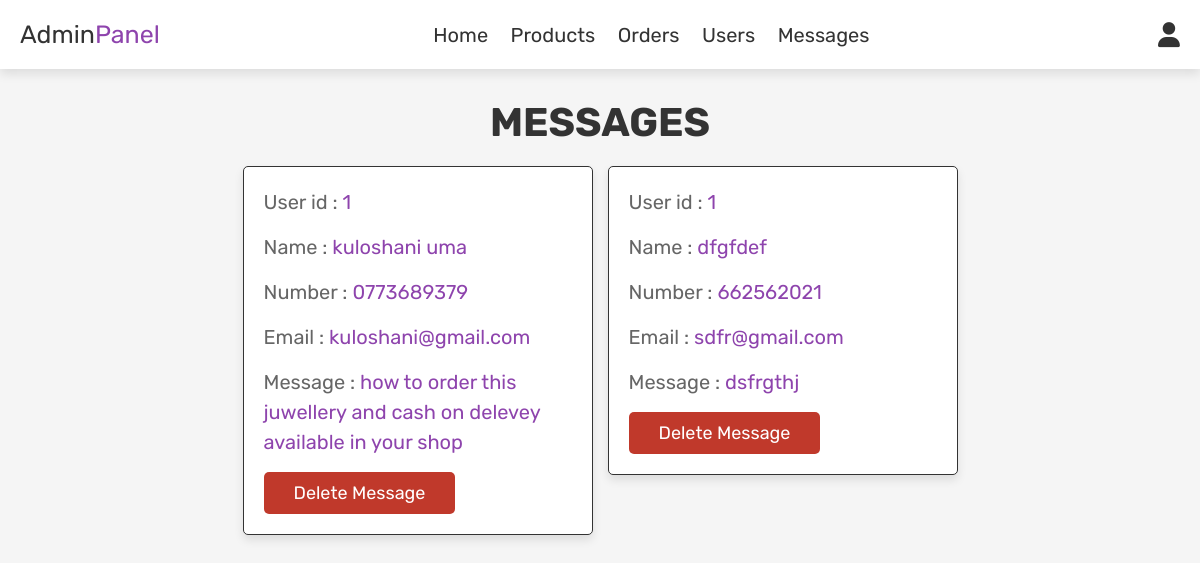
Page /admin_contacts.php (signed in) on the committed database.
### tables this page shows
CREATE TABLE `message` (
  `id` int(100) NOT NULL,
  `user_id` int(100) NOT NULL,
  `name` varchar(100) NOT NULL,
  `email` varchar(100) NOT NULL,
  `number` varchar(12) NOT NULL,
  `message` varchar(500) NOT NULL
);

### admin_contacts.php (the view, shortened to what this page needs)
<?php
include 'config.php';
?>
<!DOCTYPE html>
<html lang="en">
<head>
   <link rel="stylesheet" href="https://cdnjs.cloudflare.com/ajax/libs/font-awesome/6.0.0/css/all.min.css">
   <link rel="stylesheet" href="css/admin_style.css">
</head>
<body>
<?php include 'admin_header.php'; ?>
<section class="messages">
   <h1 class="title"> Messages </h1>
   <div class="box-container">
   <?php
      $select_message = mysqli_query($conn, "SELECT * FROM `message`") or die('query failed');
      if(mysqli_num_rows($select_message) > 0){
         while($fetch_message = mysqli_fetch_assoc($select_message)){
   ?>
   <div class="box">
      <p> User id : <span><?php echo $fetch_message['user_id']; ?></span> </p>
      <p> Name : <span><?php echo $fetch_message['name']; ?></span> </p>
      <p> Number : <span><?php echo $fetch_message['number']; ?></span> </p>
      <p> Email : <span><?php echo $fetch_message['email']; ?></span> </p>
      <p> Message : <span><?php echo $fetch_message['message']; ?></span> </p>
      <a href="admin_contacts.php?delete=<?php echo $fetch_message['id']; ?>" onclick="return confirm('delete this message?');" class="delete-btn">Delete Message</a>
   </div>
   <?php
      };
   }else{
      echo '<p class="empty">You Have No Messages!</p>';
   }
   ?>
   </div>
</section>
</body>
</html>

### css/admin_style.css (style rules this page uses)
:root { --purple:#8e44ad; --red:#c0392b; --orange:#f39c12; --black:#333; --white:#fff; --light-color:#666; --light-white:#ccc; --light-bg:#f5f5f5; --border:.1rem solid var(--black); --box-shadow:0 .5rem 1rem rgba(0,0,0,.1); }
* { font-family: 'Rubik', sans-serif; margin:0; padding:0; box-sizing: border-box; outline: none; border:none; text-decoration: none; transition:all .2s linear; }
html { font-size: 62.5%; overflow-x: hidden; }
body { background-color: var(--light-bg); }
section { padding:3rem 2rem; }
.title { text-align: center; margin-bottom: 2rem; text-transform: uppercase; color:var(--black); font-size: 4rem; }
.btn, .option-btn, .delete-btn, .white-btn { display: inline-block; margin-top: 1rem; padding:1rem 3rem; cursor: pointer; color:var(--white); font-size: 1.8rem; border-radius: .5rem; text-transform: capitalize; }
.delete-btn { background-color: var(--red); }
.messages .box-container { display: grid; grid-template-columns: repeat(auto-fit, 35rem); justify-content: center; gap:1.5rem; max-width: 1200px; margin:0 auto; align-items: flex-start; }
.messages .box-container .box { background-color: var(--white); padding:2rem; border:var(--border); box-shadow: var(--box-shadow); border-radius: .5rem; }
.messages .box-container .box p { padding-bottom: 1.5rem; font-size: 2rem; color:var(--light-color); line-height: 1.5; }
.messages .box-container .box p span { color:var(--purple); }
.messages .box-container .box .delete-btn { margin-top: 0; }

### rows in the picture
message: user "1", name "kuloshani uma", number "0773689379", email "kuloshani@gmail.com", message "how to order this juwellery and cash on delevey available in your shop"
message: user "1", name "dfgfdef", number "662562021", email "sdfr@gmail.com", message "dsfrgthj"
